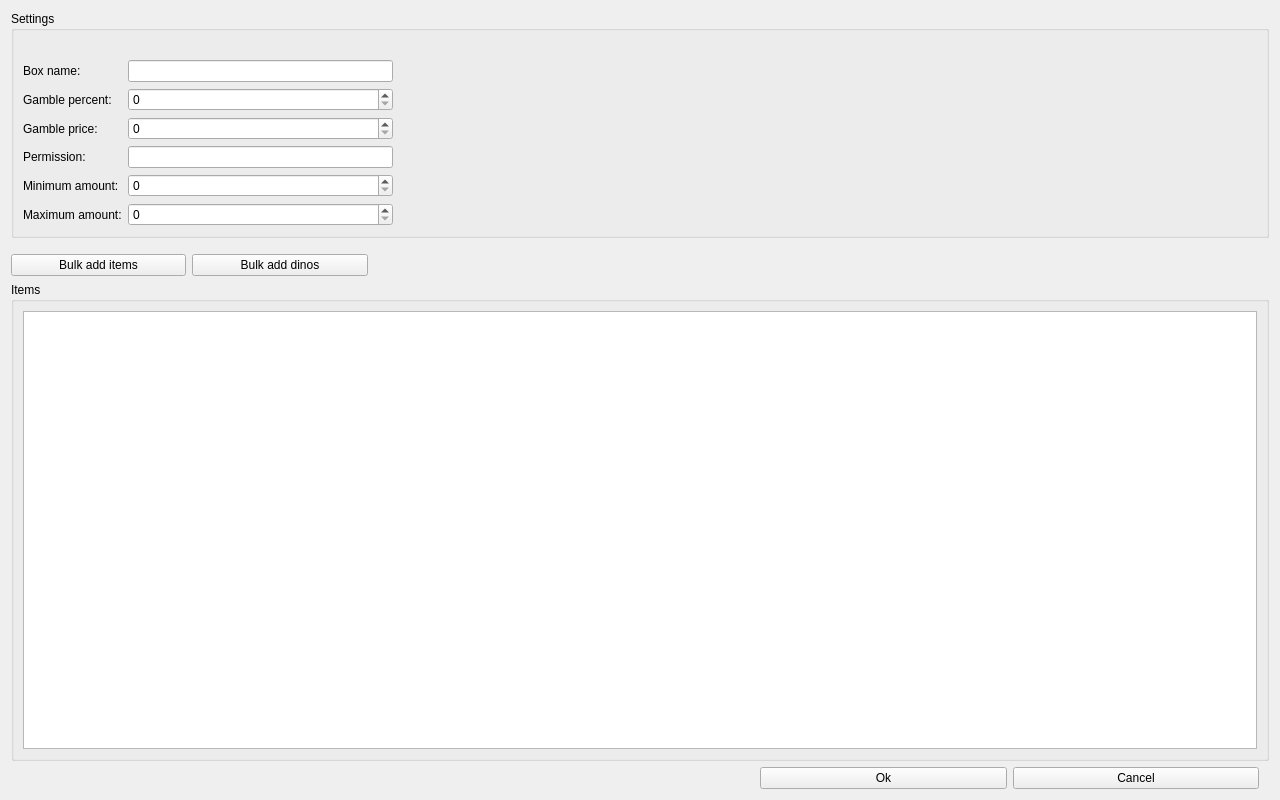
<?xml version="1.0" encoding="UTF-8"?>
<ui version="4.0">
 <class>BoxWidget</class>
 <widget class="QWidget" name="BoxWidget">
  <property name="geometry">
   <rect>
    <x>0</x>
    <y>0</y>
    <width>1280</width>
    <height>800</height>
   </rect>
  </property>
  <property name="windowTitle">
   <string>Edit box</string>
  </property>
  <property name="windowIcon">
   <iconset resource="appstyle.qrc">
    <normaloff>:/icons/appicon</normaloff>:/icons/appicon</iconset>
  </property>
  <layout class="QGridLayout" name="gridLayout">
   <item row="0" column="0">
    <layout class="QVBoxLayout" name="verticalLayout">
     <item>
      <widget class="QGroupBox" name="groupBox">
       <property name="title">
        <string>Settings</string>
       </property>
       <layout class="QGridLayout" name="gridLayout_2">
        <item row="1" column="0">
         <layout class="QHBoxLayout" name="horizontalLayout" stretch="30,70">
          <item>
           <layout class="QHBoxLayout" name="horizontalLayout_2" stretch="20">
            <item>
             <layout class="QGridLayout" name="gridLayout_3" columnstretch="0,0,0">
              <item row="2" column="2">
               <widget class="QSpinBox" name="gamblePercentSpin">
                <property name="maximum">
                 <number>1000000</number>
                </property>
               </widget>
              </item>
              <item row="1" column="2">
               <widget class="QLineEdit" name="boxNameEdit"/>
              </item>
              <item row="5" column="2">
               <widget class="QSpinBox" name="minAmountSpin">
                <property name="maximum">
                 <number>1000000</number>
                </property>
               </widget>
              </item>
              <item row="1" column="1">
               <widget class="QLabel" name="boxNameLabel">
                <property name="text">
                 <string>Box name:</string>
                </property>
               </widget>
              </item>
              <item row="3" column="2">
               <widget class="QSpinBox" name="gamblePriceSpin">
                <property name="maximum">
                 <number>1000000</number>
                </property>
               </widget>
              </item>
              <item row="3" column="1">
               <widget class="QLabel" name="gamblePriceLabel">
                <property name="text">
                 <string>Gamble price:</string>
                </property>
               </widget>
              </item>
              <item row="4" column="2">
               <widget class="QLineEdit" name="permissionEdit"/>
              </item>
              <item row="6" column="1">
               <widget class="QLabel" name="maxAmountLabel">
                <property name="text">
                 <string>Maximum amount:</string>
                </property>
               </widget>
              </item>
              <item row="6" column="2">
               <widget class="QSpinBox" name="maxAmountSpin">
                <property name="maximum">
                 <number>1000000</number>
                </property>
               </widget>
              </item>
              <item row="4" column="1">
               <widget class="QLabel" name="permissionLabel">
                <property name="text">
                 <string>Permission:</string>
                </property>
               </widget>
              </item>
              <item row="5" column="1">
               <widget class="QLabel" name="minAmountLabel">
                <property name="text">
                 <string>Minimum amount:</string>
                </property>
               </widget>
              </item>
              <item row="2" column="1">
               <widget class="QLabel" name="gamblePercentLabel">
                <property name="text">
                 <string>Gamble percent:</string>
                </property>
               </widget>
              </item>
             </layout>
            </item>
           </layout>
          </item>
          <item>
           <spacer name="horizontalSpacer">
            <property name="orientation">
             <enum>Qt::Horizontal</enum>
            </property>
            <property name="sizeType">
             <enum>QSizePolicy::Preferred</enum>
            </property>
            <property name="sizeHint" stdset="0">
             <size>
              <width>40</width>
              <height>20</height>
             </size>
            </property>
           </spacer>
          </item>
         </layout>
        </item>
        <item row="0" column="0">
         <layout class="QHBoxLayout" name="horizontalLayout_3">
          <item>
           <widget class="QLabel" name="tooltipEdit">
            <property name="text">
             <string/>
            </property>
           </widget>
          </item>
         </layout>
        </item>
       </layout>
      </widget>
     </item>
     <item>
      <layout class="QHBoxLayout" name="horizontalLayout_5" stretch="14,14,72">
       <property name="leftMargin">
        <number>0</number>
       </property>
       <property name="topMargin">
        <number>10</number>
       </property>
       <property name="bottomMargin">
        <number>0</number>
       </property>
       <item>
        <widget class="QPushButton" name="bulkAddItemButton">
         <property name="text">
          <string>Bulk add items</string>
         </property>
        </widget>
       </item>
       <item>
        <widget class="QPushButton" name="bulkAddDinoButton">
         <property name="text">
          <string>Bulk add dinos</string>
         </property>
        </widget>
       </item>
       <item>
        <spacer name="horizontalSpacer_3">
         <property name="orientation">
          <enum>Qt::Horizontal</enum>
         </property>
         <property name="sizeHint" stdset="0">
          <size>
           <width>40</width>
           <height>20</height>
          </size>
         </property>
        </spacer>
       </item>
      </layout>
     </item>
     <item>
      <widget class="QGroupBox" name="groupBox_2">
       <property name="title">
        <string>Items</string>
       </property>
       <layout class="QGridLayout" name="gridLayout_5">
        <item row="1" column="0">
         <widget class="QTableWidget" name="tableWidget">
          <attribute name="horizontalHeaderMinimumSectionSize">
           <number>20</number>
          </attribute>
          <attribute name="horizontalHeaderDefaultSectionSize">
           <number>20</number>
          </attribute>
          <attribute name="verticalHeaderMinimumSectionSize">
           <number>20</number>
          </attribute>
          <attribute name="verticalHeaderDefaultSectionSize">
           <number>23</number>
          </attribute>
         </widget>
        </item>
       </layout>
      </widget>
     </item>
     <item>
      <layout class="QHBoxLayout" name="horizontalLayout_4" stretch="60,20,20">
       <property name="leftMargin">
        <number>10</number>
       </property>
       <property name="rightMargin">
        <number>10</number>
       </property>
       <item>
        <spacer name="horizontalSpacer_2">
         <property name="orientation">
          <enum>Qt::Horizontal</enum>
         </property>
         <property name="sizeType">
          <enum>QSizePolicy::Preferred</enum>
         </property>
         <property name="sizeHint" stdset="0">
          <size>
           <width>40</width>
           <height>20</height>
          </size>
         </property>
        </spacer>
       </item>
       <item>
        <widget class="QPushButton" name="submitButton">
         <property name="text">
          <string>Ok</string>
         </property>
        </widget>
       </item>
       <item>
        <widget class="QPushButton" name="cancelButton">
         <property name="text">
          <string>Cancel</string>
         </property>
        </widget>
       </item>
      </layout>
     </item>
    </layout>
   </item>
  </layout>
 </widget>
 <resources>
  <include location="appstyle.qrc"/>
 </resources>
 <connections/>
</ui>
